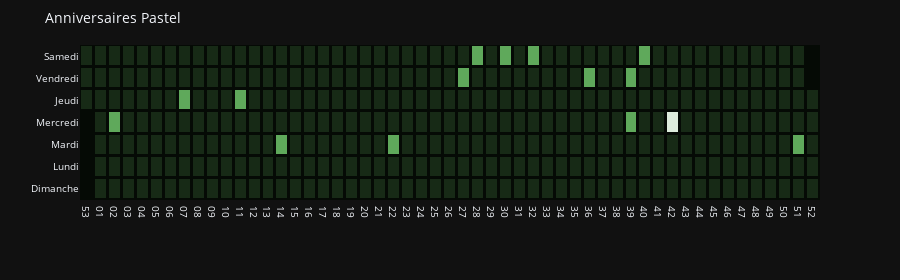

Notebook code for this chart:
### Code cell
import datetime
import plotly.graph_objs as go
import numpy as np

import locale
locale.setlocale(locale.LC_ALL, 'fr_FR')
import calendar

year = datetime.datetime.now().year

d1 = datetime.date(year, 1, 1)
d2 = datetime.date(year, 12, 31)
delta = d2 - d1

dates_in_year = [d1 + datetime.timedelta(i) for i in range(delta.days+1)]
weekdays_in_year = [i.weekday() for i in dates_in_year]
weeknumber_of_dates = [i.strftime("%G%V")[4:] for i in dates_in_year]

z = np.zeros(len(dates_in_year))
text = ['' for i in dates_in_year]

for _, row in df.iterrows():
    if row['name'] == ajd:
        z[row.birthday.day_of_year] = 0.5
    else:
        z[row.birthday.day_of_year] = True

    information_hover = f"""{row['name']}: {calendar.day_name[row.birthday.weekday()]} {row.birthday.day} {calendar.month_name[row.birthday.month]}"""
    text[row.birthday.day_of_year] = information_hover

colorscale = [[False, '#172a16'], [0.5, '#ddecdc'], [True, '#5fa95b']]

data = [
    go.Heatmap(
        x = weeknumber_of_dates,
        y = weekdays_in_year,
        z = z,
        text=text,
        hoverinfo="text",
        xgap=3, # this
        ygap=3, # and this is used to make the grid-like apperance
        showscale=False,
        colorscale=colorscale
    )
]
layout = go.Layout(
        title='Anniversaires Pastel',
        height=280,
    yaxis=dict(
        showline = False, showgrid = False, zeroline = False,
        tickmode="array",
        ticktext=["Dimanche", "Lundi", "Mardi", "Mercredi", "Jeudi", "Vendredi", "Samedi"],
        tickvals=[0,1,2,3,4,5,6],
    ),
    xaxis=dict(
        showline = False, showgrid = False, zeroline = False,
    ),
        font={'size':10},
        plot_bgcolor=('#050a05'),
        margin = dict(t=45),
        template='plotly_dark'
)

fig = go.Figure(data=data, layout=layout)
fig.show()
fig.write_html('birthday_heatmap.html')

### Figure 1 — Plotly figure (JSON) as saved in the notebook; plotly's stock layout.template omitted (floating-point values rounded to 4 significant figures; data arrays with more than 128 entries replaced by an {"elided": "..."} marker saying what was removed)
{"data": [{"colorscale": [[false, "#172a16"], [0.5, "#ddecdc"], [true, "#5fa95b"]], "hoverinfo": "text", "showscale": false, "text": {"elided": "365 str values"}, "type": "heatmap", "x": {"elided": "365 str values"}, "xgap": 3, "y": {"elided": "365 int values"}, "ygap": 3, "z": {"elided": "365 float values"}}], "layout": {"font": {"size": 10}, "height": 280, "margin": {"t": 45}, "plot_bgcolor": "#050a05", "title": {"text": "Anniversaires Pastel"}, "xaxis": {"showgrid": false, "showline": false, "zeroline": false}, "yaxis": {"showgrid": false, "showline": false, "tickmode": "array", "ticktext": ["Dimanche", "Lundi", "Mardi", "Mercredi", "Jeudi", "Vendredi", "Samedi"], "tickvals": [0, 1, 2, 3, 4, 5, 6], "zeroline": false}}}
